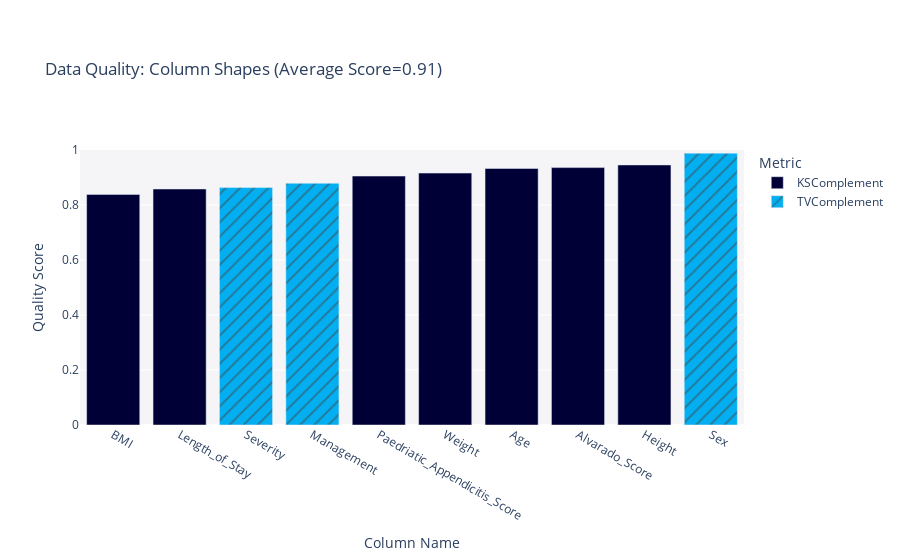

Notebook code for this chart:
### Code cell
fig = quality_report.get_visualization('Column Shapes')
fig.show()
fig.write_image(file = f"pages/evaluation/{folder_name}/images/col_shapes.png")

### Figure 1 — Plotly figure (JSON) as saved in the notebook; plotly's stock layout.template omitted (floating-point values rounded to 4 significant figures)
{"data": [{"alignmentgroup": "True", "customdata": [["KSComplement"], ["KSComplement"], ["KSComplement"], ["KSComplement"], ["KSComplement"], ["KSComplement"], ["KSComplement"]], "hovertemplate": "<b>%{hovertext}</b><br><br>Metric=%{customdata[0]}<br>Quality Score=%{y}<extra></extra>", "hovertext": ["Age", "BMI", "Height", "Weight", "Length_of_Stay", "Alvarado_Score", "Paedriatic_Appendicitis_Score"], "legendgroup": "KSComplement", "marker": {"color": "#000036", "pattern": {"shape": ""}}, "name": "KSComplement", "offsetgroup": "KSComplement", "orientation": "v", "showlegend": true, "textposition": "auto", "type": "bar", "x": ["Age", "BMI", "Height", "Weight", "Length_of_Stay", "Alvarado_Score", "Paedriatic_Appendicitis_Score"], "xaxis": "x", "y": [0.9327, 0.8385, 0.9456, 0.916, 0.8582, 0.936, 0.9051], "yaxis": "y"}, {"alignmentgroup": "True", "customdata": [["TVComplement"], ["TVComplement"], ["TVComplement"]], "hovertemplate": "<b>%{hovertext}</b><br><br>Metric=%{customdata[0]}<br>Quality Score=%{y}<extra></extra>", "hovertext": ["Sex", "Management", "Severity"], "legendgroup": "TVComplement", "marker": {"color": "#03AFF1", "pattern": {"shape": "/"}}, "name": "TVComplement", "offsetgroup": "TVComplement", "orientation": "v", "showlegend": true, "textposition": "auto", "type": "bar", "x": ["Sex", "Management", "Severity"], "xaxis": "x", "y": [0.9885, 0.879, 0.8634], "yaxis": "y"}], "layout": {"barmode": "relative", "legend": {"title": {"text": "Metric"}, "tracegroupgap": 0}, "margin": {"t": 150}, "plot_bgcolor": "#F5F5F8", "title": {"text": "Data Quality: Column Shapes (Average Score=0.91)"}, "xaxis": {"anchor": "y", "categoryorder": "total ascending", "domain": [0, 1], "title": {"text": "Column Name"}}, "yaxis": {"anchor": "x", "domain": [0, 1], "range": [0, 1], "title": {"text": "Quality Score"}}}}
